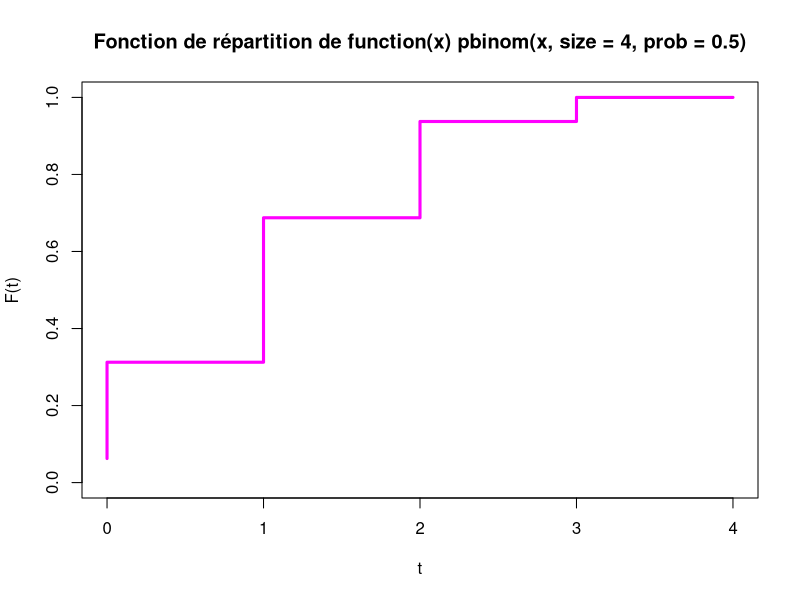
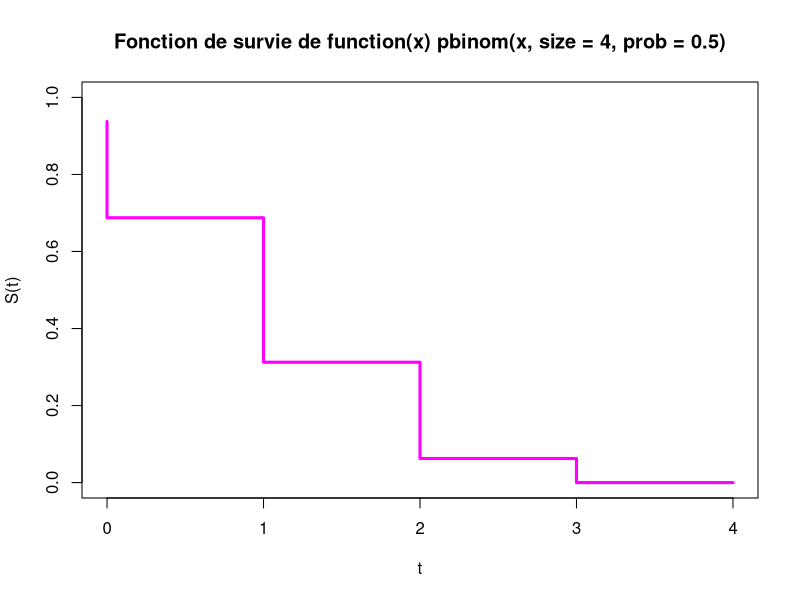
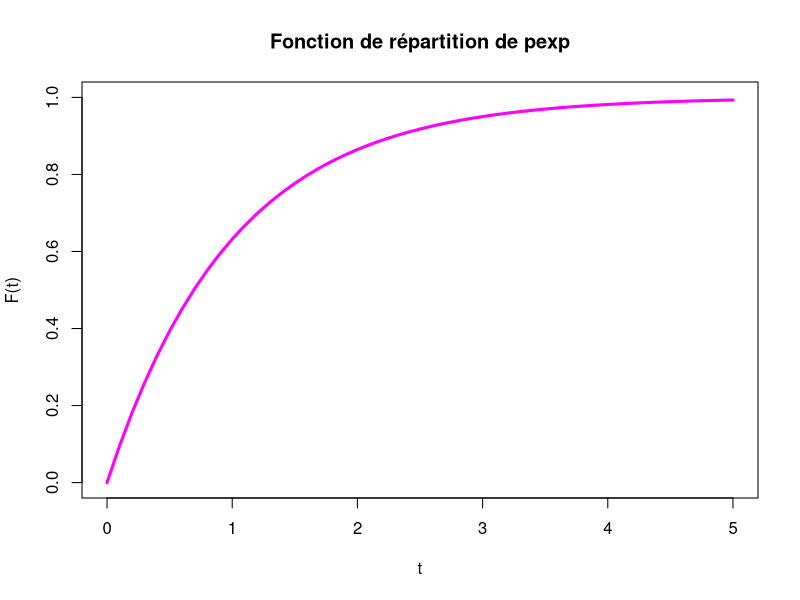
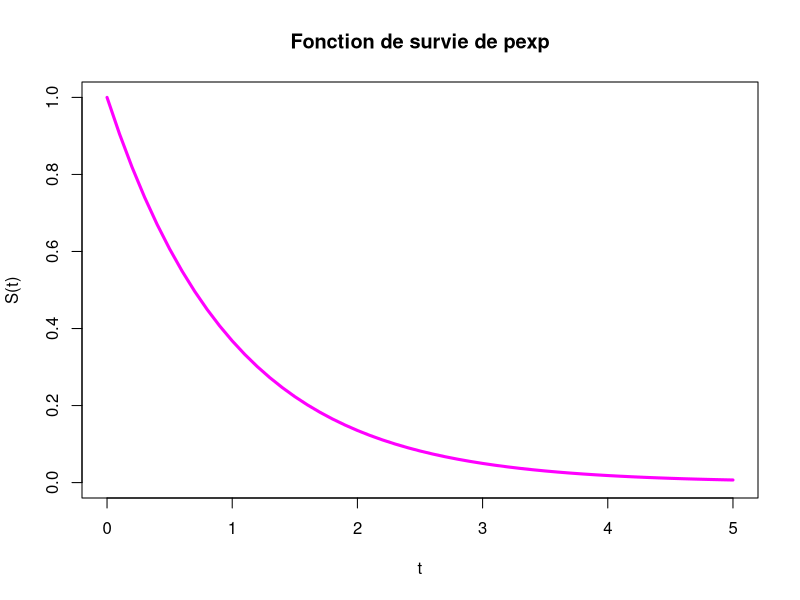

These figures' R source, in order:
fonction_cumul <- function(loi, t) {
  return(loi(t))
}

plot_fonction_cumul <- function(loi, intervalle,type="l") {
  F <- fonction_cumul(loi, intervalle)
  
  plot(intervalle, F, type = type, col = "magenta", lwd = 3,
       main = paste("Fonction de répartition de", deparse(substitute(loi))),
       xlab = "t", ylab = "F(t)", ylim=c(0,1))
}

fonction_survie <- function(loi, t){
  return (1 - fonction_cumul(loi,t))
}

plot_fonction_survie <- function(loi, intervalle, type="l") {
  S <- fonction_survie(loi, intervalle)
  
  plot(intervalle, S, type = type, col = "magenta", lwd = 3,
       main = paste("Fonction de survie de", deparse(substitute(loi))),
       xlab = "t", ylab = "S(t)", ylim=c(0,1))
}


# Fonction cumul d'une binomial(4,0.5)
t <- seq(0, 4, 1)
plot_fonction_cumul(function(x) pbinom(x, size = 4, prob = 0.5), t,type="S")
plot_fonction_survie(function(x) pbinom(x, size = 4, prob = 0.5), t,type="S")
                     
# Loi exponentielle de paramètre 1
t <- seq(0, 5, 0.1)
plot_fonction_cumul(pexp, t)
plot_fonction_survie(pexp, t)


